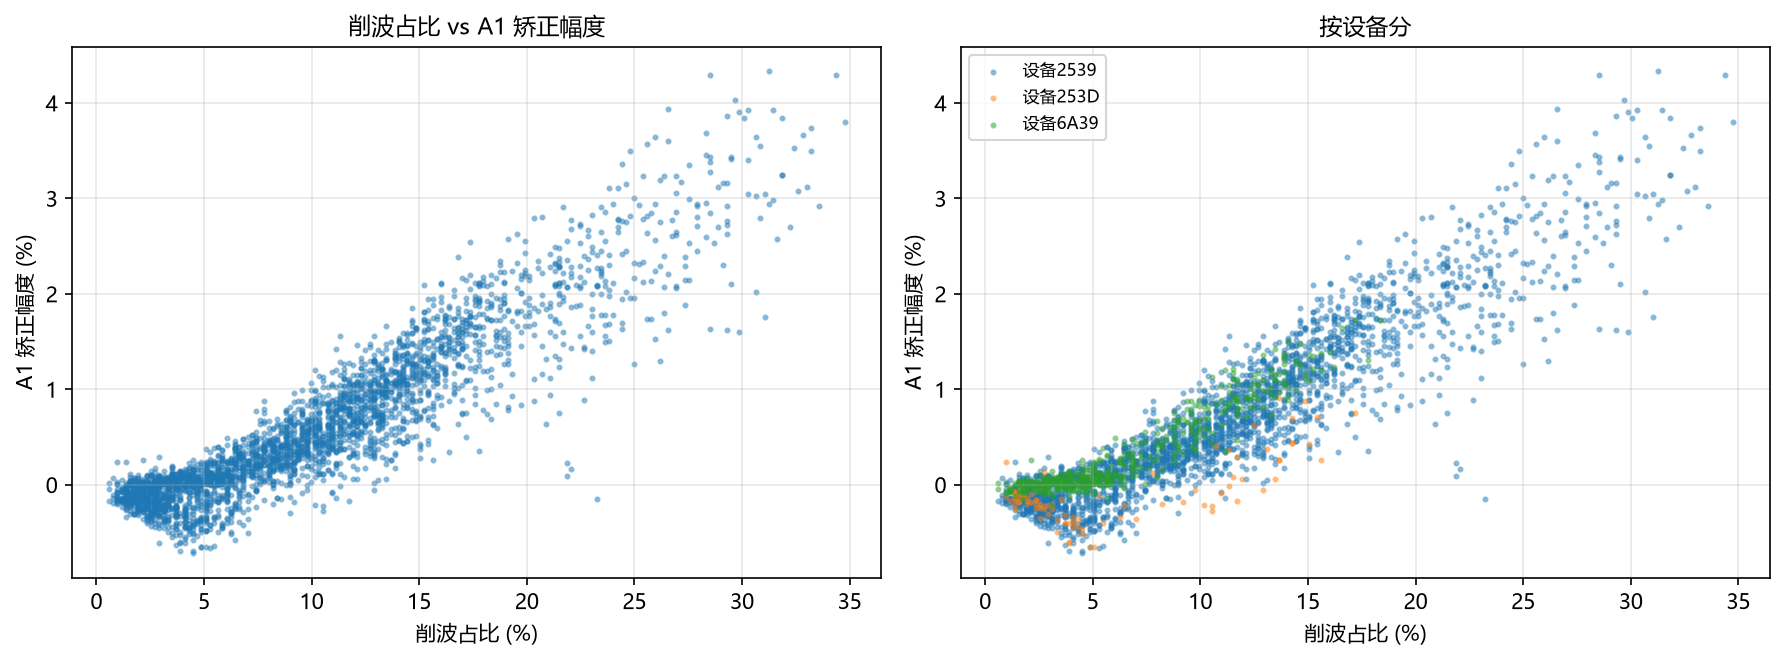

Write Python code to recreate this figure.
"""
削波矫正算法 — 在计算谐波时检测并矫正削波对 A1 的影响

方法:
  1. FFT 找到基频位置和初始 A1
  2. 检测削波（连续平坦区域）
  3. 用 FFT 拟合的正弦波替换削波区域的采样值
  4. 重新计算 FFT 得到矫正后的 A1

返回 (a1_corrected, clip_ratio, correction_pct)
  - a1_corrected: 矫正后的 A1
  - clip_ratio: 削波占比（0=无削波）
  - correction_pct: A1 提升百分比
"""

import sys, os
sys.path.insert(0, os.path.join(os.path.dirname(__file__), "..", "src"))

import numpy as np
import sqlite3
import matplotlib
matplotlib.use("Agg")
matplotlib.rcParams["font.sans-serif"] = ["Microsoft YaHei", "SimHei"]
matplotlib.rcParams["axes.unicode_minus"] = False
import matplotlib.pyplot as plt


def correct_clipping_a1(wave: np.ndarray) -> tuple[float, float, float]:
    """检测削波并矫正 A1。

    Args:
        wave: 原始 512 点波形

    Returns:
        (a1_corrected, clip_ratio, correction_pct)
        a1_corrected: 矫正后的 A1
        clip_ratio: 削波采样点占比
        correction_pct: (a1_corrected - a1_original) / a1_original * 100
    """
    y = wave - np.mean(wave)
    n = len(y)

    # 1. FFT 找基频
    fft_vals = np.fft.rfft(y)
    mag = np.abs(fft_vals)
    search_end = min(len(mag) - 1, n // 3)
    fund_bin = int(np.argmax(mag[1:search_end]) + 1)
    a1_original = mag[fund_bin]

    # 2. 重建拟合正弦波
    phase = np.angle(fft_vals[fund_bin])
    t = np.arange(n)
    fit = a1_original * np.cos(2 * np.pi * fund_bin * t / n + phase) / n * 2

    # 3. 检测削波：在峰值附近找连续平坦区域
    diff = np.abs(np.diff(y))
    typical_slope = np.percentile(diff[diff > 0], 75)
    flat_threshold = typical_slope * 0.02

    is_flat = np.concatenate([diff < flat_threshold, [False]])

    # 只保留在半周期峰值附近（排除过零点）
    signs = np.sign(y)
    zero_idx = np.where(np.diff(signs) != 0)[0]
    valid_flat = np.zeros(n, dtype=bool)
    for i in range(len(zero_idx) - 1):
        seg_start = zero_idx[i]
        seg_end = zero_idx[i + 1]
        if seg_end - seg_start < 5:
            continue
        # 半周期中间 60%
        margin = int((seg_end - seg_start) * 0.2)
        flat_zone_start = max(seg_start + margin, seg_start)
        flat_zone_end = min(seg_end - margin, seg_end)
        if flat_zone_start < flat_zone_end:
            valid_flat[flat_zone_start:flat_zone_end] = (
                is_flat[flat_zone_start:flat_zone_end]
            )

    # 检查是否有连续 3+ 平坦点
    padded = np.concatenate([[False], valid_flat, [False]])
    run_starts = np.where(~padded[:-1] & padded[1:])[0]
    run_ends = np.where(padded[:-1] & ~padded[1:])[0]

    significant_clip = any(end - start >= 3 for start, end in zip(run_starts, run_ends))

    if not significant_clip:
        return a1_original, 0.0, 0.0

    clip_ratio = float(np.sum(valid_flat)) / n

    # 4. 矫正：用 FFT 拟合的正弦替换削波区域
    corrected = y.copy()
    for start, end in zip(run_starts, run_ends):
        if end - start >= 3:
            corrected[start:end] = fit[start:end]

    # 5. 重新 FFT
    fft_corrected = np.fft.rfft(corrected)
    a1_corrected = np.abs(fft_corrected)[fund_bin]

    # 防止过度矫正（如果矫正后偏差太大，可能原 A1 更准）
    correction_pct = (a1_corrected - a1_original) / a1_original * 100

    return a1_corrected, clip_ratio, correction_pct


# ── 全量测试 ──
DB_PATH = r"d:\project\work\swa\swa\src\data\projects\new\data.db"
conn = sqlite3.connect(DB_PATH)
cur = conn.cursor()
cur.execute("""
    SELECT r.id, r.actual_voltage, r.device_id, r.harm_a1,
           w.wave_data
    FROM records r
    JOIN waveforms w ON w.record_id = r.id
    WHERE r.enabled=1 AND r.actual_voltage>=0
    ORDER BY r.id
""")
rows = cur.fetchall()
conn.close()

print(f"总记录: {len(rows)}")

# 采样检测（每 3 条取 1 条）
results = []
for rid, voltage, dev_id, a1_db, wave_str in rows[::3]:
    try:
        wave = np.array([float(x) for x in wave_str.split(",")], dtype=np.float64)
    except (ValueError, TypeError):
        continue
    if len(wave) < 50:
        continue

    a1_corr, clip_ratio, corr_pct = correct_clipping_a1(wave)

    results.append({
        "id": rid,
        "voltage": float(voltage),
        "device_id": dev_id[-4:] if dev_id else "?",
        "a1_orig": float(a1_db) if a1_db else 0.0,
        "a1_corr": a1_corr,
        "clip_ratio": clip_ratio,
        "corr_pct": corr_pct,
    })

import pandas as pd
df = pd.DataFrame(results)
print(f"\n解析: {len(df)} 条, 有削波: {(df['clip_ratio'] > 0).sum()} 条")

# ── 统计 ──
clipped = df[df["clip_ratio"] > 0]
if len(clipped) > 0:
    print(f"\n=== 削波矫正效果 ===")
    print(f"  平均矫正幅度: {clipped['corr_pct'].mean():+.4f}%")
    print(f"  最大矫正幅度: {clipped['corr_pct'].max():+.4f}%")
    print(f"  中位矫正幅度: {clipped['corr_pct'].median():+.4f}%")
    print(f"  矫正 >1% 的记录: {(clipped['corr_pct'].abs() > 1).sum()}")
    print(f"    >2%: {(clipped['corr_pct'].abs() > 2).sum()}")
    print(f"    >5%: {(clipped['corr_pct'].abs() > 5).sum()}")

print(f"\n=== 按设备 ===")
for dev in sorted(df["device_id"].unique()):
    sub = df[df["device_id"] == dev]
    n_clip = (sub["clip_ratio"] > 0).sum()
    avg_corr = sub[sub["clip_ratio"] > 0]["corr_pct"].mean() if n_clip > 0 else 0
    print(f"  设备{dev}: 总数={len(sub):>5d}, 削波={n_clip:>4d} ({n_clip/len(sub)*100:5.1f}%), "
          f"平均矫正={avg_corr:+.4f}%")

print(f"\n=== 按电压 ===")
for v in sorted(df["voltage"].unique()):
    sub = df[df["voltage"] == v]
    n_clip = (sub["clip_ratio"] > 0).sum()
    avg_corr = sub[sub["clip_ratio"] > 0]["corr_pct"].mean() if n_clip > 0 else 0
    print(f"  {v:+.0f}V: 总数={len(sub):>4d}, 削波={n_clip:>4d} ({n_clip/len(sub)*100:5.1f}%), "
          f"平均矫正={avg_corr:+.4f}%")

# 散点图：clip_ratio vs correction_pct
fig, axes = plt.subplots(1, 2, figsize=(12, 4.5))
ax = axes[0]
ax.scatter(clipped["clip_ratio"] * 100, clipped["corr_pct"], s=4, alpha=0.4)
ax.set_xlabel("削波占比 (%)")
ax.set_ylabel("A1 矫正幅度 (%)")
ax.set_title("削波占比 vs A1 矫正幅度", fontsize=11)
ax.grid(True, alpha=0.3)

ax = axes[1]
for dev in sorted(df["device_id"].unique()):
    sub = df[(df["device_id"] == dev) & (df["clip_ratio"] > 0)]
    if len(sub) > 0:
        ax.scatter(sub["clip_ratio"] * 100, sub["corr_pct"],
                   s=4, alpha=0.4, label=f"设备{dev}")
ax.set_xlabel("削波占比 (%)")
ax.set_ylabel("A1 矫正幅度 (%)")
ax.set_title("按设备分", fontsize=11)
ax.legend(fontsize=8)
ax.grid(True, alpha=0.3)

plt.tight_layout()
out = r"d:\project\work\swa\swa\scripts\clipping_correction.png"
fig.savefig(out, dpi=150, bbox_inches="tight")
print(f"\n已保存: {out}")
plt.close(fig)

# ── 画几个矫正前后的波形对比 ──
conn = sqlite3.connect(DB_PATH)
cur = conn.cursor()

# 取矫正幅度最大的 4 条
top_corr = clipped.nlargest(4, "corr_pct")
fig, axes = plt.subplots(2, 2, figsize=(14, 7))
axes = axes.flatten()

for idx, (_, row) in enumerate(top_corr.iterrows()):
    rid = int(row["id"])
    cur.execute("SELECT wave_data FROM waveforms WHERE record_id = ?", (rid,))
    wrow = cur.fetchone()
    if wrow is None:
        continue
    wave = np.array([float(x) for x in wrow[0].split(",")], dtype=np.float64)

    ax = axes[idx]
    y = wave - np.mean(wave)
    n = len(y)

    # FFT 原始
    fft_vals = np.fft.rfft(y)
    mag = np.abs(fft_vals)
    fund_bin = int(np.argmax(mag[1:n//3]) + 1)
    phase = np.angle(fft_vals[fund_bin])
    t = np.arange(n)
    a1_orig = mag[fund_bin]
    fit_orig = a1_orig * np.cos(2 * np.pi * fund_bin * t / n + phase) / n * 2

    # 矫正
    a1_corr, clip_r, _ = correct_clipping_a1(wave)
    fit_corr = a1_corr * np.cos(2 * np.pi * fund_bin * t / n + phase) / n * 2

    # 标注削波区域
    diff = np.abs(np.diff(y))
    typical_slope = np.percentile(diff[diff > 0], 75)
    is_flat = np.concatenate([diff < typical_slope * 0.02, [False]])
    padded = np.concatenate([[False], is_flat, [False]])
    starts = np.where(~padded[:-1] & padded[1:])[0]
    ends = np.where(padded[:-1] & ~padded[1:])[0]

    ax.plot(wave, "b-", linewidth=1, label="原始")
    ax.plot(fit_orig + np.mean(wave), "r--", linewidth=1, alpha=0.5, label=f"原始A1={a1_orig:.0f}")
    ax.plot(fit_corr + np.mean(wave), "g:", linewidth=1.5, alpha=0.7, label=f"矫正A1={a1_corr:.0f}")
    for s, e in zip(starts, ends):
        if e - s >= 3:
            ax.axvspan(s, e, alpha=0.2, color="red")
    ax.set_title(f"ID={rid} {row['voltage']:+.0f}V 矫正{row['corr_pct']:+.2f}%",
                 fontsize=10)
    ax.set_xlabel("采样点", fontsize=8)
    ax.legend(fontsize=7)
    ax.grid(True, alpha=0.3)

conn.close()
plt.tight_layout()
out2 = r"d:\project\work\swa\swa\scripts\clipping_correction_examples.png"
fig.savefig(out2, dpi=150, bbox_inches="tight")
print(f"已保存: {out2}")
plt.close(fig)
